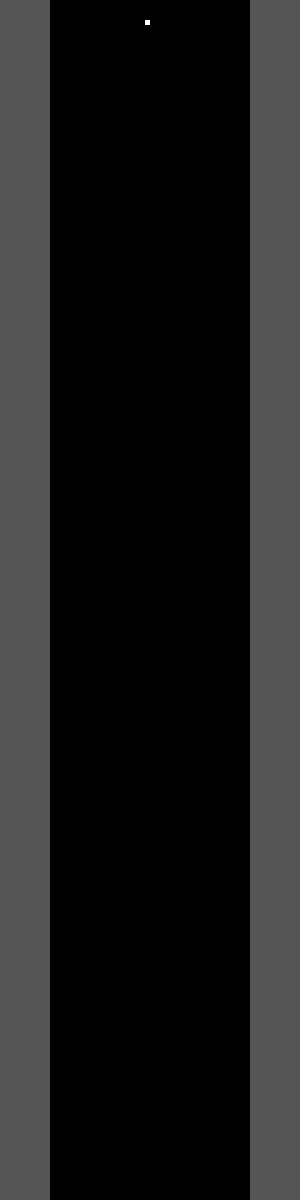
Frame 1 (no input)
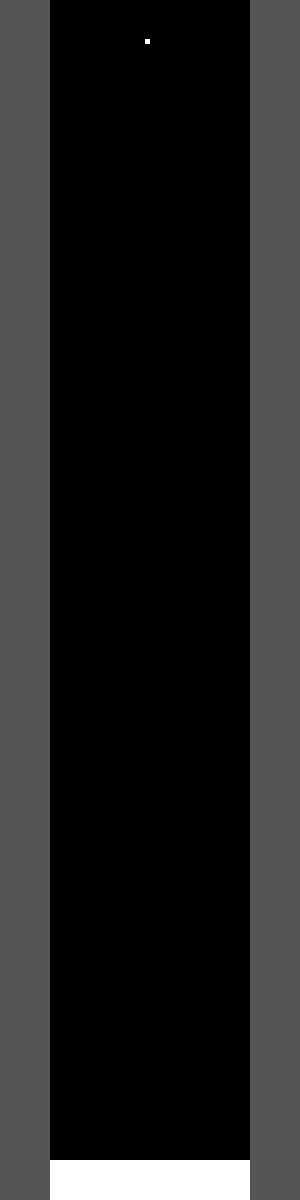
Frame 60 (the mouse pressed at the canvas centre just before this capture)
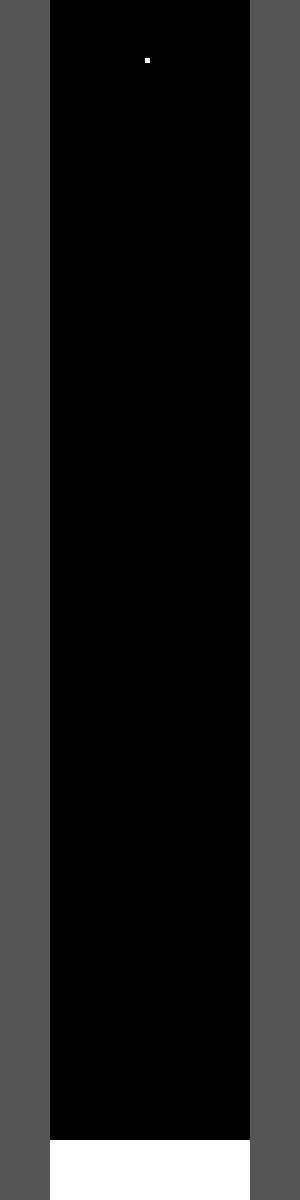
Frame 120 (the mouse held since frame 60 and released just before this capture)

The Processing sketch that drew these frames (run headless with seeded random() and noise(); from frame 60 on, the mouse is pressed at the canvas centre):

// Processing sketch: processing_115924
// ── processing_115924.pde

int lastSecond;
int secondsElapsed = 0;
int dot = 0;

void setup()
{
  size(300, 1200);
  rectMode(CORNER);
}

void draw()
{
  println(secondsElapsed);
  
  float sWidth= map(secondsElapsed`, 0, 60, 0, 600);
  
  float sandHeight= map(secondsElapsed`, 0, 60, 1200, 0);
  
  //dot = map(secondsElapsed`, 0, 60, 0, 1200);
  
  if (second() != lastSecond)
  {
   secondsElapsed++;
   lastSecond = second();
   
   dot += sandHeight/60;
   
   if(dot > sandHeight)
     dot = 0;
     
  }
  
  background(85);
  fill(0);
  
  noStroke();
  fill(255);
  rect(50,0,200,1200);
  fill(0); 
  rect(50,0,200,sandHeight);
  fill(255);
  rect(145,dot,5,5);
  }
